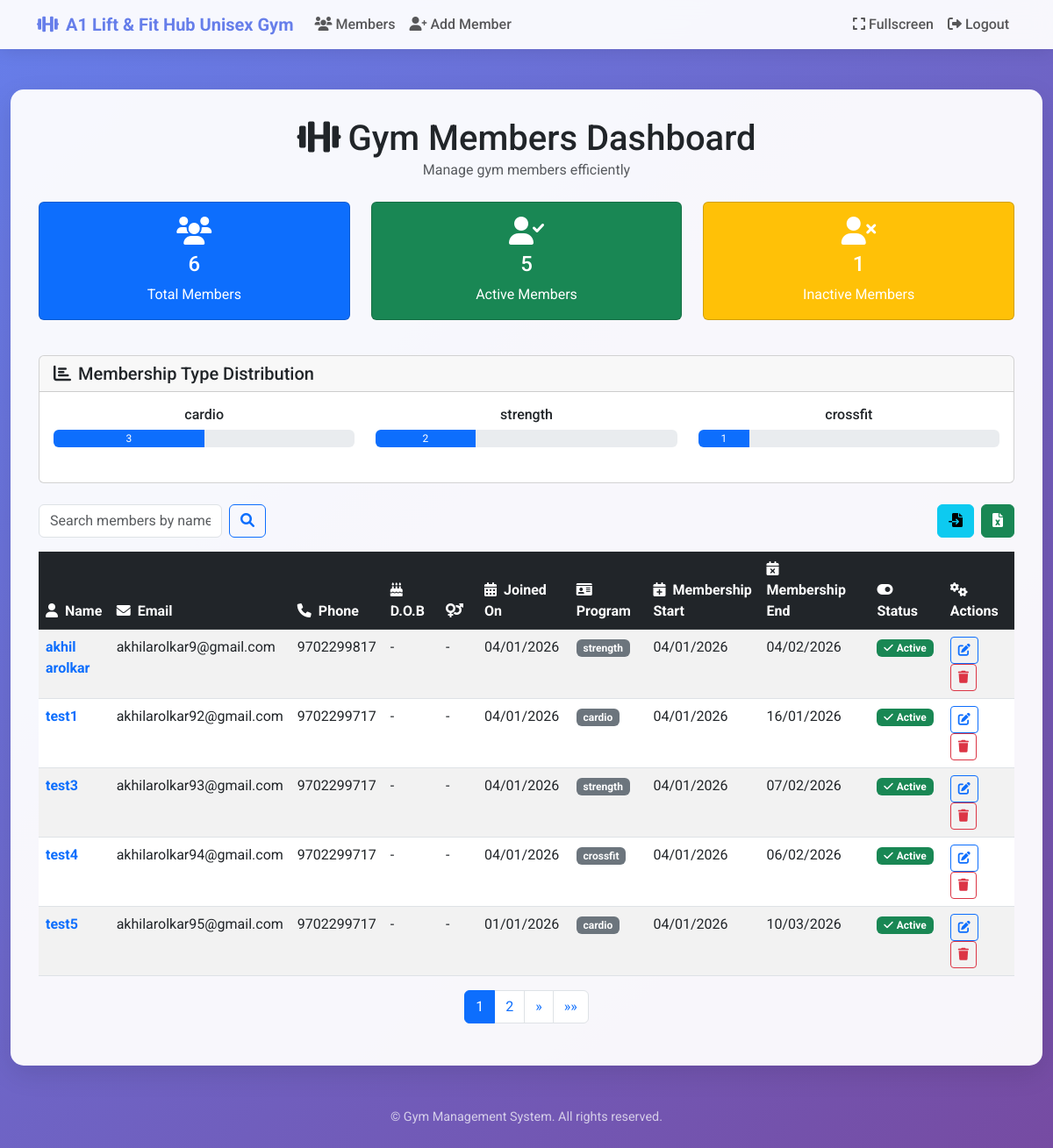
The app's page / (signed in), older data.
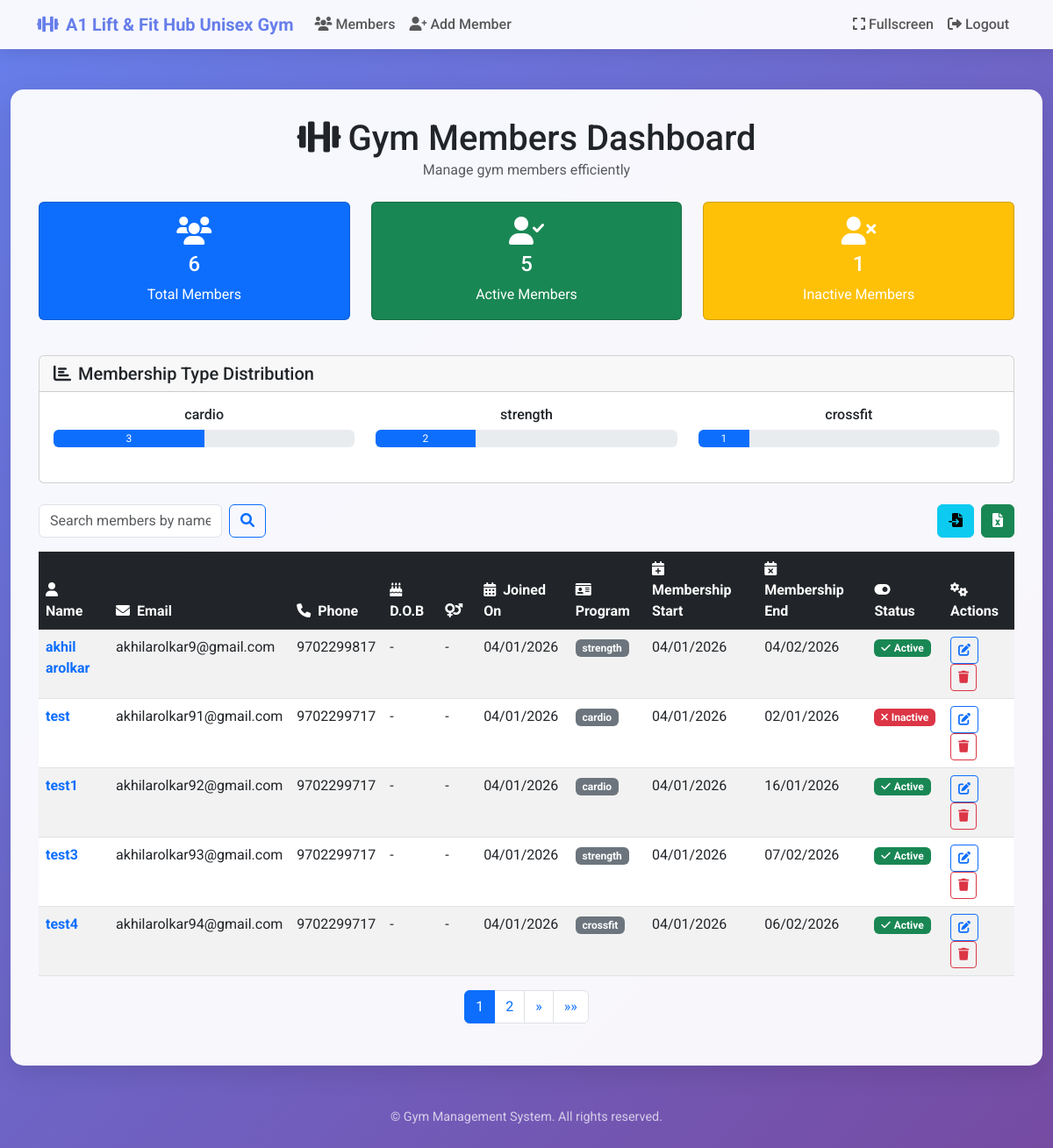
The same page, newer data.
### members/models.py (models this page shows, shortened)
class Member(models.Model):
    MEMBERSHIP_DURATIONS = {
        'strength': 30,  # days
        'cardio': 90,
        'crossfit': 365,
    }
    name = models.CharField(max_length=100)
    email = models.EmailField(unique=True)
    phone_number = models.CharField(max_length=15, blank=True)
    join_date = models.DateField()
    membership_type = models.CharField(max_length=50)
    membership_start_date = models.DateField(default=timezone.now)
    membership_end_date = models.DateField()
    dob = models.DateField(blank=True, null=True, verbose_name="Date of Birth")
    gender = models.CharField(max_length=10, choices=[('Male', 'Male'), ('Female', 'Female'), ('Other', 'Other')], blank=True)
    is_active = models.BooleanField(default=True)

### members/views.py (the view, shortened to what this page needs)
# urls.py: path('', views.member_list, name='member_list'),
@login_required
def member_list(request):
    from django.utils import timezone
    today = timezone.now().date()
    Member.objects.filter(membership_end_date__lt=today, is_active=True).update(is_active=False)
    search_query = request.GET.get('search', '')
    sort_by = request.GET.get('sort_by', 'id')
    direction = request.GET.get('direction', 'asc')
    allowed_sort_fields = ['id', 'name', 'email', 'join_date', 'membership_type', 'is_active']
    if sort_by not in allowed_sort_fields:
        sort_by = 'id'
    if direction not in ['asc', 'desc']:
        direction = 'asc'
    order_by_field = f'-{sort_by}' if direction == 'desc' else sort_by
    if search_query:
        members = Member.objects.filter(
            Q(name__icontains=search_query) | Q(email__icontains=search_query)
        ).order_by(order_by_field)
    else:
        members = Member.objects.all().order_by(order_by_field)
    total_members = Member.objects.count()
    active_members = Member.objects.filter(is_active=True).count()
    inactive_members = total_members - active_members
    membership_types = Member.objects.values('membership_type').annotate(count=Count('membership_type')).order_by('-count')
    paginator = Paginator(members, 5)
    page_number = request.GET.get('page')
    page_obj = paginator.get_page(page_number)
    context = {
        'members': page_obj,
        'search_query': search_query,
        'sort_by': sort_by,
        'direction': direction,
        'total_members': total_members,
        'active_members': active_members,
        'inactive_members': inactive_members,
        'membership_types': membership_types,
    }
    return render(request, 'members/member_list.html', context)

### members/templates/members/member_list.html (shortened to what this page needs)
{% extends 'members/base.html' %}
{% block content %}
<div class="content-wrapper">
    <div class="text-center mb-4">
        <h1 class="mb-0"><i class="fas fa-dumbbell me-2"></i>Gym Members Dashboard</h1>
        <p class="text-muted">Manage gym members efficiently</p>
    </div>
    <div class="row mb-4 justify-content-center">
        <div class="col-md-4 mb-3">
            <div class="card text-white bg-primary h-100">
                <div class="card-body text-center">
                    <i class="fas fa-users fa-2x mb-2"></i>
                    <h4 class="card-title">{{ total_members }}</h4>
                    <p class="card-text">Total Members</p>
                </div>
            </div>
        </div>
        <div class="col-md-4 mb-3">
            <div class="card text-white bg-success h-100">
                <div class="card-body text-center">
                    <i class="fas fa-user-check fa-2x mb-2"></i>
                    <h4 class="card-title">{{ active_members }}</h4>
                    <p class="card-text">Active Members</p>
                </div>
            </div>
        </div>
        <div class="col-md-4 mb-3">
            <div class="card text-white bg-warning h-100">
                <div class="card-body text-center">
                    <i class="fas fa-user-times fa-2x mb-2"></i>
                    <h4 class="card-title">{{ inactive_members }}</h4>
                    <p class="card-text">Inactive Members</p>
                </div>
            </div>
        </div>
    </div>
    {% if membership_types %}
    <div class="card mb-4">
        <div class="card-header">
            <h5 class="mb-0"><i class="fas fa-chart-bar me-2"></i>Membership Type Distribution</h5>
        </div>
        <div class="card-body">
            <div class="row">
                {% for type in membership_types %}
                <div class="col-md-4 mb-3">
                    <div class="text-center">
                        <h6>{{ type.membership_type }}</h6>
                        <div class="progress mb-2" style="height: 20px;">
                        <div class="progress-bar bg-primary" role="progressbar"
                             style="width: {% widthratio type.count total_members 100 %}%"
                             aria-valuenow="{{ type.count }}" aria-valuemin="0" aria-valuemax="{{ total_members }}">
                            {{ type.count }}
                        </div>
                        </div>
                    </div>
                </div>
                {% endfor %}
            </div>
        </div>
    </div>
    {% endif %}
            <div class="mb-3">
                <div class="d-flex justify-content-between align-items-center">
                    <form method="get" class="d-flex">
                        <input type="text" name="search" class="form-control me-2 flex-grow-1" placeholder="Search members by name or email..." value="{{ search_query }}">
                        <button type="submit" class="btn btn-outline-primary" aria-label="Search">
                            <i class="fas fa-search"></i>
                        </button>
                    </form>
                    <div class="d-flex gap-2">
                        <button type="button" class="btn btn-info" data-bs-toggle="modal" data-bs-target="#importExcelModal" aria-label="Import from Excel">
                            <i class="fas fa-file-import"></i>
                        </button>
                        <a href="{% url 'export_excel' %}" class="btn btn-success" aria-label="Export to Excel">
                            <i class="fas fa-file-excel"></i>
                        </a>
                    </div>
                </div>
            </div>
        {% if not search_query and not members %}
        {% else %}
            <div class="table-responsive">
                <table class="table table-striped table-hover">
                    <thead class="table-dark">
                        <tr>
                            <th>
                                <a href="?{% if search_query %}search={{ search_query }}&{% endif %}sort_by=name&direction={% if sort_by == 'name' and direction == 'asc' %}desc{% else %}asc{% endif %}" class="text-white text-decoration-none">
                                    <i class="fas fa-user me-2"></i>Name
                                </a>
                            </th>
                            <th>
                                <a href="?{% if search_query %}search={{ search_query }}&{% endif %}sort_by=email&direction={% if sort_by == 'email' and direction == 'asc' %}desc{% else %}asc{% endif %}" class="text-white text-decoration-none">
                                    <i class="fas fa-envelope me-2"></i>Email
                                </a>
                            </th>
                            <th><i class="fas fa-phone me-2"></i>Phone</th>
                            <th><i class="fas fa-birthday-cake me-2"></i>D.O.B</th>
                            <th><i class="fas fa-venus-mars me-2"></i></th>
                            <th>
                                <a href="?{% if search_query %}search={{ search_query }}&{% endif %}sort_by=join_date&direction={% if sort_by == 'join_date' and direction == 'asc' %}desc{% else %}asc{% endif %}" class="text-white text-decoration-none">
                                    <i class="fas fa-calendar-alt me-2"></i>Joined On
                                </a>
                            </th>
                            <th>
                                <a href="?{% if search_query %}search={{ search_query }}&{% endif %}sort_by=membership_type&direction={% if sort_by == 'membership_type' and direction == 'asc' %}desc{% else %}asc{% endif %}" class="text-white text-decoration-none">
                                    <i class="fas fa-id-card me-2"></i>Program
                                </a>
                            </th>
                            <th><i class="fas fa-calendar-plus me-2"></i>Membership Start</th>
                            <th><i class="fas fa-calendar-times me-2"></i>Membership End</th>
                            <th>
                                <a href="?{% if search_query %}search={{ search_query }}&{% endif %}sort_by=is_active&direction={% if sort_by == 'is_active' and direction == 'asc' %}desc{% else %}asc{% endif %}" class="text-white text-decoration-none">
                                    <i class="fas fa-toggle-on me-2"></i>Status
                                </a>
                            </th>
                            <th><i class="fas fa-cogs me-2"></i>Actions</th>
                        </tr>
                    </thead>
                    <tbody>
                        {% for member in members %}
                        <tr>
                            <td class="fw-bold text-primary">{{ member.name }}</td>
                            <td>{{ member.email }}</td>
                            <td>{{ member.phone_number|default:"-" }}</td>
                            <td>{{ member.dob|date:"d/m/Y"|default:"-" }}</td>
                            <td>
                                {% if member.gender == "Male" %}M{% elif member.gender == "Female" %}F{% elif member.gender == "Other" %}O{% else %}-{% endif %}
                            </td>
                            <td>{{ member.join_date|date:"d/m/Y" }}</td>
                            <td>
                                <span class="badge bg-secondary">{{ member.membership_type }}</span>
                            </td>
                            <td>{{ member.membership_start_date|date:"d/m/Y" }}</td>
                            <td>{{ member.membership_end_date|date:"d/m/Y" }}</td>
                            <td>
                                {% if member.is_active %}
                                    <span class="badge bg-success"><i class="fas fa-check me-1"></i>Active</span>
                                {% else %}
                                    <span class="badge bg-danger"><i class="fas fa-times me-1"></i>Inactive</span>
                                {% endif %}
                            </td>
                            <td>
                                <button type="button" class="btn btn-sm btn-outline-primary me-2" data-bs-toggle="modal" data-bs-target="#editMemberModal" onclick="editMember({{ member.id }}, '{{ member.name|escapejs }}', '{{ member.email|escapejs }}', '{{ member.phone_number|escapejs }}', '{{ member.dob|date:"Y-m-d"|default:"" }}', '{{ member.gender|escapejs }}', '{{ member.join_date|date:"Y-m-d" }}', '{{ member.membership_type|escapejs }}', '{{ member.membership_start_date|date:"Y-m-d" }}', '{{ member.membership_end_date|date:"Y-m-d" }}', {{ member.is_active|lower }})">
                                    <i class="fas fa-edit"></i>
                                </button>
                                <button type="button" class="btn btn-sm btn-outline-danger" data-bs-toggle="modal" data-bs-target="#deleteMemberModal" onclick="setDeleteMember({{ member.id }}, '{{ member.name|escapejs }}')">
                                    <i class="fas fa-trash"></i>
                                </button>
                            </td>
                        </tr>
                        {% endfor %}
                    </tbody>
                </table>
            </div>
            {% if members.has_other_pages %}
            <nav aria-label="Member list pagination">
                <ul class="pagination justify-content-center">
                    {% for num in members.paginator.page_range %}
                        {% if members.number == num %}
                            <li class="page-item active">
                                <span class="page-link">{{ num }}</span>
                            </li>
                        {% elif num > members.number|add:'-3' and num < members.number|add:'3' %}
                            <li class="page-item">
                                <a class="page-link" href="?{% if search_query %}search={{ search_query }}&{% endif %}sort_by={{ sort_by }}&direction={{ direction }}&page={{ num }}">{{ num }}</a>
                            </li>
                        {% endif %}
                    {% endfor %}
                    {% if members.has_next %}
                        <li class="page-item">
                            <a class="page-link" href="?{% if search_query %}search={{ search_query }}&{% endif %}sort_by={{ sort_by }}&direction={{ direction }}&page={{ members.next_page_number }}" aria-label="Next">
                                <span aria-hidden="true">&raquo;</span>
                            </a>
                        </li>
                        <li class="page-item">
                            <a class="page-link" href="?{% if search_query %}search={{ search_query }}&{% endif %}sort_by={{ sort_by }}&direction={{ direction }}&page={{ members.paginator.num_pages }}" aria-label="Last">
                                <span aria-hidden="true">&raquo;&raquo;</span>
                            </a>
                        </li>
                    {% endif %}
                </ul>
            </nav>
            {% endif %}
        {% endif %}
    </div>
{% endblock %}

### members/templates/members/base.html (shortened to what this page needs)
<!DOCTYPE html>
<html lang="en">
<head>
    <link href="https://cdn.jsdelivr.net/npm/bootstrap@5.3.0/dist/css/bootstrap.min.css" rel="stylesheet">
    <link href="https://cdnjs.cloudflare.com/ajax/libs/font-awesome/6.0.0/css/all.min.css" rel="stylesheet">
</head>
<body>
    <nav class="navbar navbar-expand-lg navbar-light fixed-top">
        <div class="container">
            <a class="navbar-brand" href="{% url 'member_list' %}">
                <i class="fas fa-dumbbell me-2"></i>A1 Lift & Fit Hub Unisex Gym
            </a>
            <div class="collapse navbar-collapse" id="navbarNav">
                <ul class="navbar-nav me-auto">
                    {% if user.is_authenticated %}
                        <li class="nav-item">
                            <a class="nav-link" href="{% url 'member_list' %}">
                                <i class="fas fa-users me-1"></i>Members
                            </a>
                        </li>
                        <li class="nav-item">
                            <a class="nav-link" href="{% url 'add_member' %}">
                                <i class="fas fa-user-plus me-1"></i>Add Member
                            </a>
                        </li>
                    {% endif %}
                </ul>
                <ul class="navbar-nav">
                    {% if user.is_authenticated %}
                        <li class="nav-item">
                            <button id="fullscreenBtn" class="nav-link btn btn-link" onclick="toggleFullscreen()">
                                <i class="fas fa-expand me-1"></i>Fullscreen
                            </button>
                        </li>
                        <li class="nav-item">
                            <a class="nav-link" href="{% url 'logout' %}">
                                <i class="fas fa-sign-out-alt me-1"></i>Logout
                            </a>
                        </li>
                    {% endif %}
                </ul>
            </div>
        </div>
    </nav>
    <main class="container-fluid">
        {% block content %}{% endblock %}
    </main>
    <footer class="footer">
        <div class="container">
            <p>&copy; Gym Management System. All rights reserved.</p>
        </div>
    </footer>
</body>
</html>

Row changes from the older to the newer data that the page shows:
removed Member: name "test5", email "akhilarolkar95@gmail.com", phone_number "9702299717", dob "-", join_date "01/01/2026", membership_type "cardio", membership_start_date "04/01/2026", membership_end_date "10/03/2026", is_active True (drawn)
added Member: name "test", email "akhilarolkar91@gmail.com", phone_number "9702299717", dob "-", join_date "04/01/2026", membership_type "cardio", membership_start_date "04/01/2026", membership_end_date "02/01/2026", is_active False (drawn)
